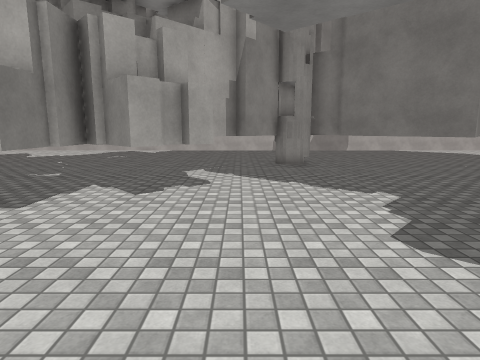
view 1 (above)

24 first-person views from a walk through a scene from a Unity 3-D project. The camera is 1.5 m above the floor, tilts 4° down and sees 75° across. The floor is counted in squares, 1 m on a side. Each view is taken from the middle of a square. On the plan, view 1 faces up. The plan holds only what a view shows up to about 15 squares ahead; the rest is blank. The place goes on beyond the plan. Some surface patterns are stand-ins.

view 2
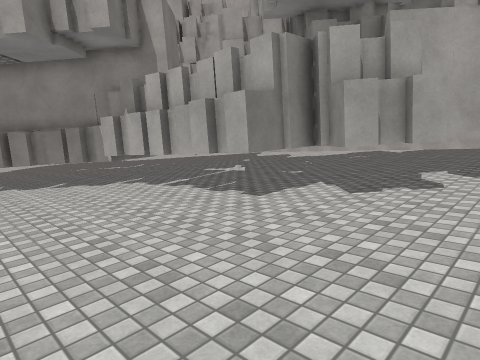

view 3
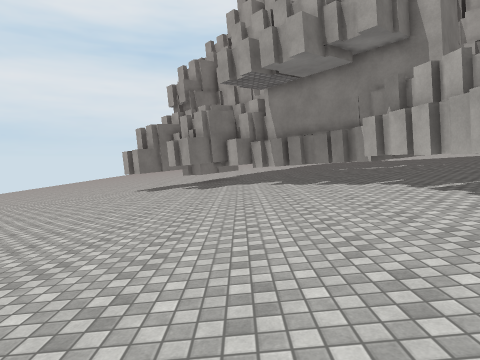

view 4
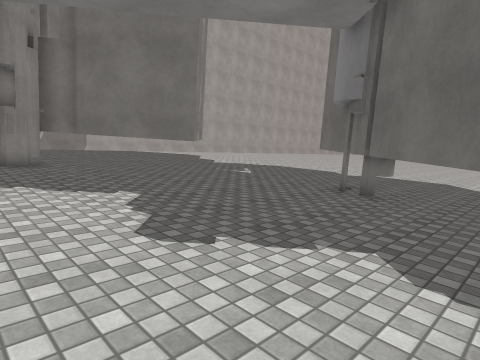

view 5
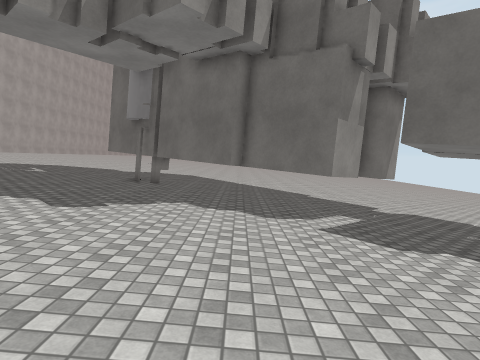

view 6
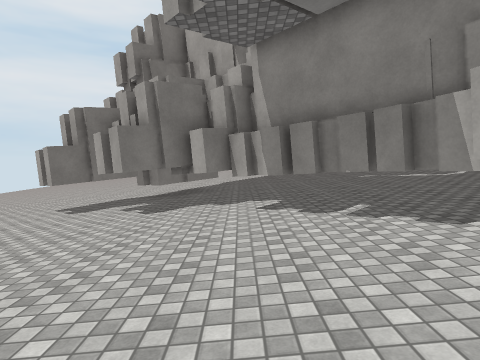

view 7
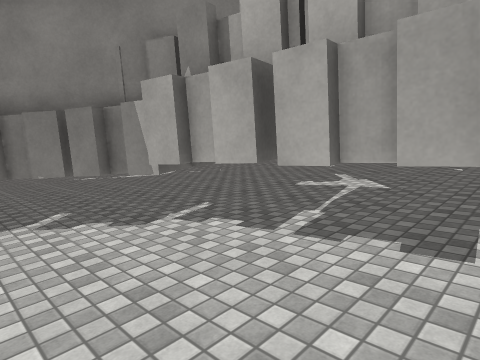

view 8
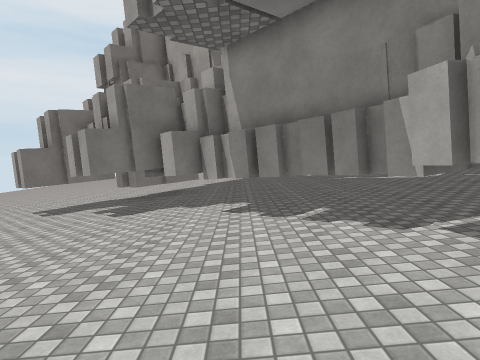

view 9
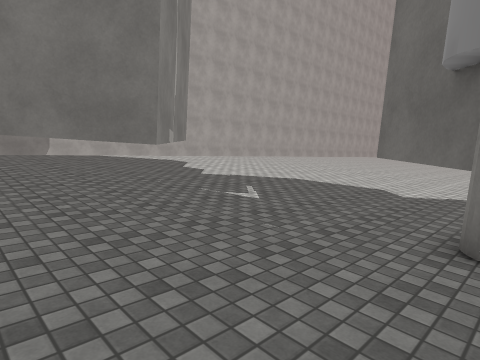

view 10
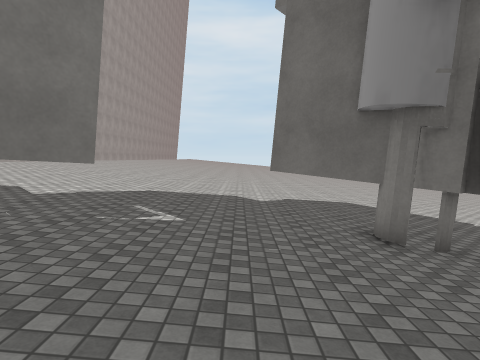

view 11
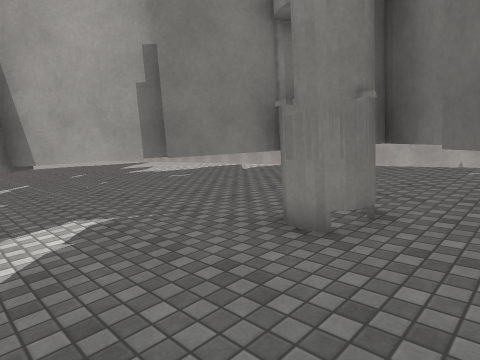

view 12
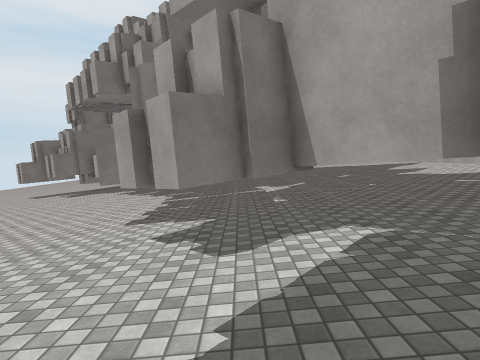

view 13
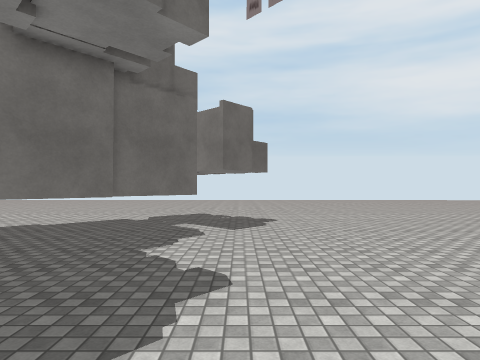

view 14
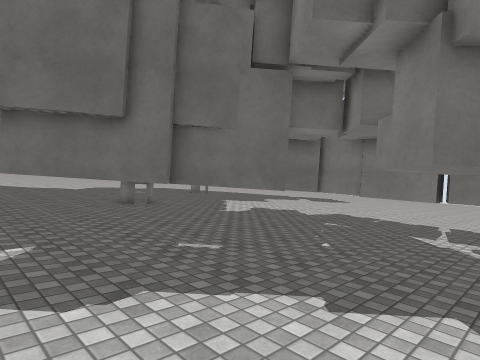

view 15
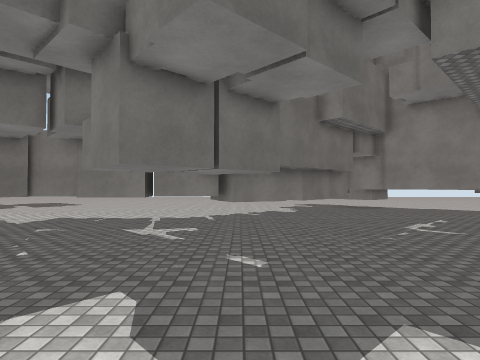

view 16
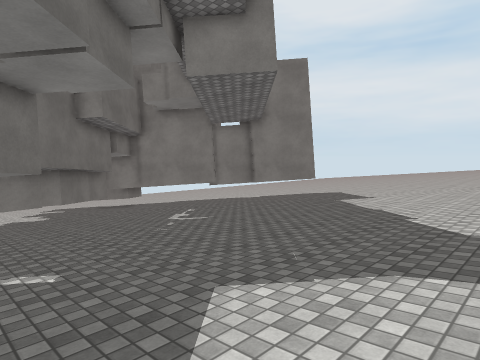

view 17
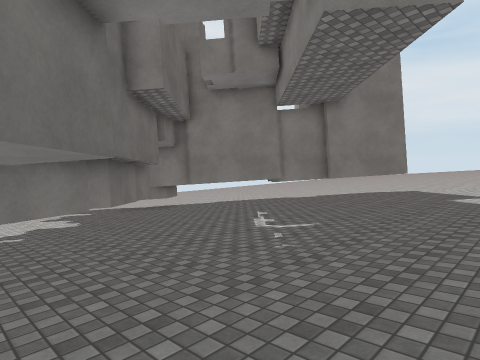

view 18
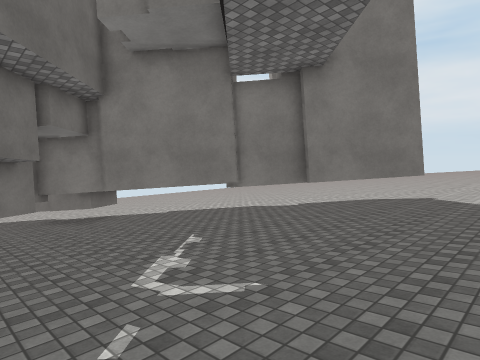

view 19
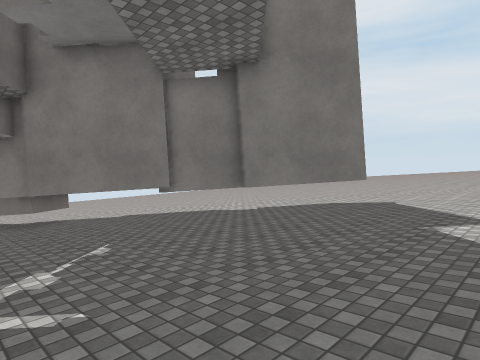

view 20
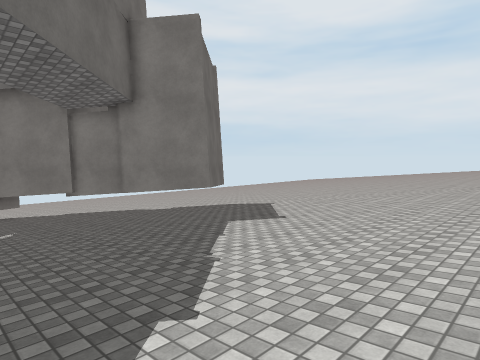

view 21
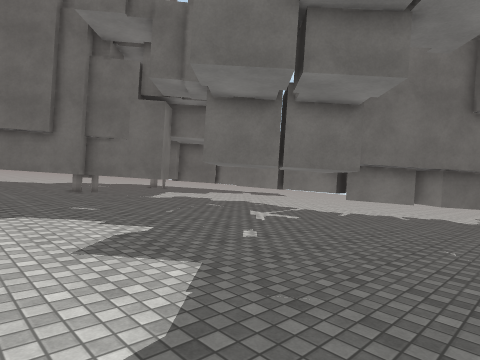

view 22
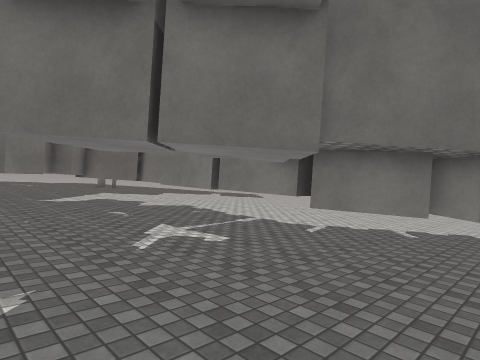

view 23
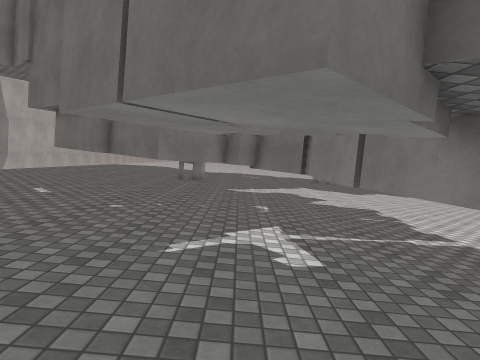

view 24
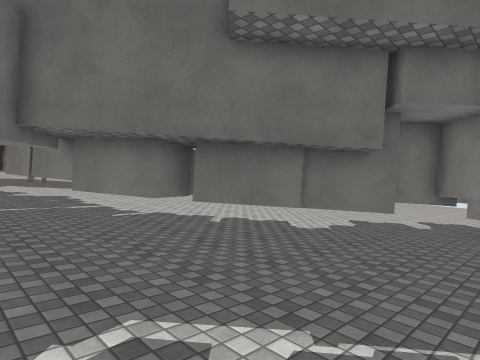

### Floor plan
Key: @ floor where view 1 was taken; # wall or solid block; x gap in a wall; . main floor; : floor 0.25 m higher than the main floor; - floor 0.25 m lower than the main floor; + floor 0.5 m higher than the main floor; _ floor 0.5 m lower than the main floor; * floor 0.75 m higher than the main floor; < floor 0.75 m lower than the main floor; % floor 1 m higher than the main floor; ( floor 1 m lower than the main floor; ! floor 1.25 m lower than the main floor; ? floor 1.5 m lower than the main floor; T thing the floor can be seen under or through; O other object.
Columns run from 29 left of view 1 to 17 right of it. Each row starts with its distance up from view 1.
 21      %%  %%  %% %%  %%   %%%%%%%%  %%%
 20 ********************************** ****
 19 ***************************##*****  ****
 18 **************************##  ***     ***    **
 17 +++++++++++++++++++++++++##            +++  +++
 16 +++++++++++++++++++++++++#               ++++++
 15 ++++++++++++++++++++++++##      ##      #++++++
 14 :::::::::::::::::::::::##     #OO#     ##::::::
 13 :::::::::::::::::::::::##    ##OO##   ##:::::::
 12 ........................######....## ##........
 11 .#.......................####......###.........
 10 ###.......................O#...................
  9   ##-----------------OO--O O-------------------
  8    #-----------OOOOOOO OOOOOO------------------
  7    ##---------OO O  OOOOOOOO-------------T-----
  6     ##_______OOOOOOOOOOOOO______________TT ____
  5      ##_____O OOOOOOOO_O_O_____________OT   ___
  4       ##<<<O  OOO<<<<<<<<<<<<<<<<<<<<<##     <<
  3        ##<OO  O<<<<<<<<<<<<<<<<<<<<<<###      x
  2         #<O OOO<<<<<<<<<<<<<<<<<<<<<##
  1         ##OOO((((((((((((((((((((((##
  0       ##   OOO(((((((((((((((@(((((#        (((
 -1       #OO  OO(((((((((((((((((((((##        (((
 -2       O O  ###!!!!!!!!!!!!!!!!!!!##          !!
 -3          O  ##!!!!!!!!!!!!!!!!!!!##
 -4          OOO#!!!!!!!!!!!!!!!!!!!!!##    !!
 -5           OO???????????????????????#    ??

Positions as (right, up) in squares from view 1, and headings:
1: (0, 0), facing up
2: (1, 0), facing up-left
3: (1, 0), facing left
4: (0, 0), facing up-right
5: (-5, 0), facing right
6: (-6, 1), facing left
7: (-6, 2), facing up-left
8: (-6, 2), facing left
9: (4, 4), facing up-right
10: (3, 8), facing right
11: (5, 9), facing up-left
12: (4, 9), facing left
13: (2, 9), facing down
14: (-12, 21), facing down-right
15: (-13, 21), facing down
16: (-12, 21), facing down-left
17: (-12, 16), facing down-left
18: (-17, 14), facing down-left
19: (-19, 15), facing down-left
20: (-20, 21), facing down-left
21: (-19, 21), facing down-right
22: (-17, 15), facing down-right
23: (-16, 11), facing right
24: (-22, 11), facing down-right
